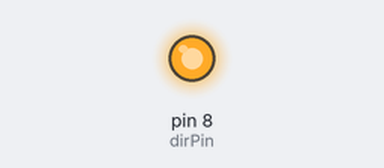
The sketch below on a simulated Arduino Uno, built with avr-gcc and run on an emulated ATmega328P. On the bench: output pins drawn as LEDs (lit = HIGH). Pins used as bus, display or sensor lines are not drawn.

Above: at 1.5 s.
At 4.6 s:
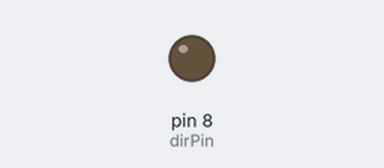
Timing chart, 0 to 8.1 s (numbered marks = the images above):
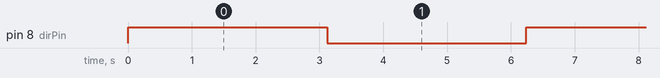

Measured:
- by itself, pin 8 (dirPin): alternates HIGH for 3.1 s and LOW for 3.1 s

The sketch:

trail_code1.ino
```cpp
int dirPin = 8;
int stepperPin = 7;
void setup() {
pinMode(dirPin, OUTPUT);
pinMode(stepperPin, OUTPUT);
}
void step(boolean dir,int steps){
digitalWrite(dirPin,dir);
delay(50);
for(int i=0;i<steps;i++){
digitalWrite(stepperPin, HIGH);
delayMicroseconds(800);
digitalWrite(stepperPin, LOW);
delayMicroseconds(800);
}
}
void loop(){
step(true,1600);
delay(500);
step(false,1600);
delay(500);
}
```
